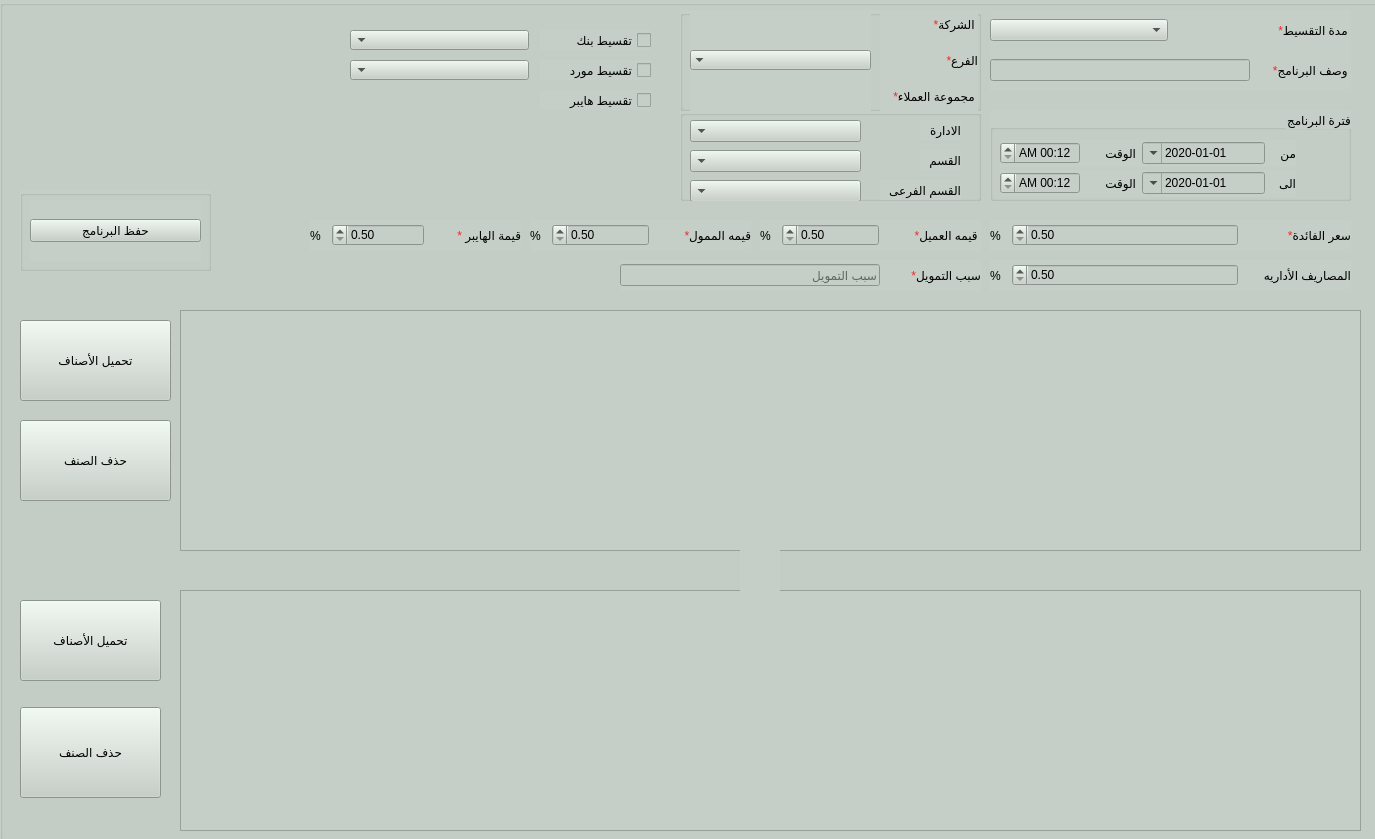
<?xml version="1.0" encoding="UTF-8"?>
<ui version="4.0">
 <class>QForm_prom_create</class>
 <widget class="QWidget" name="QForm_prom_create">
  <property name="geometry">
   <rect>
    <x>0</x>
    <y>0</y>
    <width>1375</width>
    <height>839</height>
   </rect>
  </property>
  <property name="minimumSize">
   <size>
    <width>1026</width>
    <height>559</height>
   </size>
  </property>
  <property name="maximumSize">
   <size>
    <width>16777215</width>
    <height>16777215</height>
   </size>
  </property>
  <property name="sizeIncrement">
   <size>
    <width>-13256</width>
    <height>0</height>
   </size>
  </property>
  <property name="baseSize">
   <size>
    <width>21165</width>
    <height>29893</height>
   </size>
  </property>
  <property name="windowTitle">
   <string>انشاء البرنامج</string>
  </property>
  <property name="toolTip">
   <string/>
  </property>
  <property name="layoutDirection">
   <enum>Qt::RightToLeft</enum>
  </property>
  <property name="autoFillBackground">
   <bool>true</bool>
  </property>
  <widget class="QGroupBox" name="groupBox">
   <property name="geometry">
    <rect>
     <x>0</x>
     <y>0</y>
     <width>1391</width>
     <height>841</height>
    </rect>
   </property>
   <property name="font">
    <font>
     <pointsize>10</pointsize>
     <weight>50</weight>
     <bold>false</bold>
    </font>
   </property>
   <property name="layoutDirection">
    <enum>Qt::LeftToRight</enum>
   </property>
   <property name="styleSheet">
    <string notr="true">
background-color: rgb(198, 207, 199);</string>
   </property>
   <property name="title">
    <string/>
   </property>
   <widget class="QGroupBox" name="groupBox_2">
    <property name="geometry">
     <rect>
      <x>990</x>
      <y>110</y>
      <width>361</width>
      <height>91</height>
     </rect>
    </property>
    <property name="layoutDirection">
     <enum>Qt::RightToLeft</enum>
    </property>
    <property name="title">
     <string>فترة البرنامج</string>
    </property>
    <widget class="QWidget" name="layoutWidget">
     <property name="geometry">
      <rect>
       <x>10</x>
       <y>30</y>
       <width>296</width>
       <height>27</height>
      </rect>
     </property>
     <layout class="QHBoxLayout" name="horizontalLayout">
      <item>
       <widget class="QLabel" name="label_9">
        <property name="maximumSize">
         <size>
          <width>25</width>
          <height>16777215</height>
         </size>
        </property>
        <property name="text">
         <string>من</string>
        </property>
       </widget>
      </item>
      <item>
       <widget class="QDateTimeEdit" name="Qdate_from">
        <property name="maximumSize">
         <size>
          <width>590</width>
          <height>16777215</height>
         </size>
        </property>
        <property name="layoutDirection">
         <enum>Qt::RightToLeft</enum>
        </property>
        <property name="maximumDateTime">
         <datetime>
          <hour>23</hour>
          <minute>59</minute>
          <second>59</second>
          <year>2050</year>
          <month>12</month>
          <day>31</day>
         </datetime>
        </property>
        <property name="minimumDateTime">
         <datetime>
          <hour>0</hour>
          <minute>0</minute>
          <second>0</second>
          <year>2020</year>
          <month>1</month>
          <day>1</day>
         </datetime>
        </property>
        <property name="displayFormat">
         <string notr="true">dd-MM-yyyy</string>
        </property>
        <property name="calendarPopup">
         <bool>true</bool>
        </property>
       </widget>
      </item>
      <item>
       <widget class="QLabel" name="label_2">
        <property name="maximumSize">
         <size>
          <width>50</width>
          <height>16777215</height>
         </size>
        </property>
        <property name="text">
         <string>الوقت</string>
        </property>
       </widget>
      </item>
      <item>
       <widget class="QDateTimeEdit" name="Qtime_from">
        <property name="maximumSize">
         <size>
          <width>80</width>
          <height>16777215</height>
         </size>
        </property>
        <property name="layoutDirection">
         <enum>Qt::RightToLeft</enum>
        </property>
        <property name="displayFormat">
         <string>h:mm AP</string>
        </property>
        <property name="calendarPopup">
         <bool>true</bool>
        </property>
       </widget>
      </item>
     </layout>
    </widget>
    <widget class="QLabel" name="label_10">
     <property name="geometry">
      <rect>
       <x>260</x>
       <y>60</y>
       <width>26</width>
       <height>19</height>
      </rect>
     </property>
     <property name="text">
      <string>الى</string>
     </property>
    </widget>
    <widget class="QWidget" name="layoutWidget_2">
     <property name="geometry">
      <rect>
       <x>10</x>
       <y>60</y>
       <width>296</width>
       <height>27</height>
      </rect>
     </property>
     <layout class="QHBoxLayout" name="horizontalLayout_2">
      <item>
       <widget class="QLabel" name="label_8">
        <property name="maximumSize">
         <size>
          <width>25</width>
          <height>16777215</height>
         </size>
        </property>
        <property name="text">
         <string>الى</string>
        </property>
       </widget>
      </item>
      <item>
       <widget class="QDateTimeEdit" name="Qdate_to">
        <property name="minimumDateTime">
         <datetime>
          <hour>0</hour>
          <minute>0</minute>
          <second>0</second>
          <year>2020</year>
          <month>1</month>
          <day>1</day>
         </datetime>
        </property>
        <property name="displayFormat">
         <string notr="true">dd-MM-yyyy</string>
        </property>
        <property name="calendarPopup">
         <bool>true</bool>
        </property>
       </widget>
      </item>
      <item>
       <widget class="QLabel" name="label_7">
        <property name="maximumSize">
         <size>
          <width>50</width>
          <height>16777215</height>
         </size>
        </property>
        <property name="text">
         <string>الوقت</string>
        </property>
       </widget>
      </item>
      <item>
       <widget class="QDateTimeEdit" name="Qtime_to">
        <property name="maximumSize">
         <size>
          <width>80</width>
          <height>16777215</height>
         </size>
        </property>
        <property name="displayFormat">
         <string>h:mm AP</string>
        </property>
        <property name="calendarPopup">
         <bool>false</bool>
        </property>
       </widget>
      </item>
     </layout>
    </widget>
   </widget>
   <widget class="QGroupBox" name="groupBox_8">
    <property name="geometry">
     <rect>
      <x>20</x>
      <y>190</y>
      <width>191</width>
      <height>81</height>
     </rect>
    </property>
    <property name="title">
     <string/>
    </property>
    <widget class="QWidget" name="layoutWidget_3">
     <property name="geometry">
      <rect>
       <x>10</x>
       <y>10</y>
       <width>171</width>
       <height>61</height>
      </rect>
     </property>
     <layout class="QVBoxLayout" name="verticalLayout">
      <item>
       <widget class="QPushButton" name="Qbtn_saveInstallment">
        <property name="text">
         <string>حفظ البرنامج</string>
        </property>
       </widget>
      </item>
     </layout>
    </widget>
   </widget>
   <widget class="QWidget" name="horizontalLayoutWidget">
    <property name="geometry">
     <rect>
      <x>990</x>
      <y>50</y>
      <width>361</width>
      <height>41</height>
     </rect>
    </property>
    <layout class="QHBoxLayout" name="horizontalLayout_3">
     <item>
      <widget class="QLineEdit" name="Qline_descInstallment">
       <property name="enabled">
        <bool>false</bool>
       </property>
       <property name="maximumSize">
        <size>
         <width>260</width>
         <height>16777215</height>
        </size>
       </property>
       <property name="layoutDirection">
        <enum>Qt::RightToLeft</enum>
       </property>
      </widget>
     </item>
     <item>
      <widget class="QLabel" name="label">
       <property name="maximumSize">
        <size>
         <width>9000</width>
         <height>167</height>
        </size>
       </property>
       <property name="layoutDirection">
        <enum>Qt::RightToLeft</enum>
       </property>
       <property name="text">
        <string>&lt;html&gt;&lt;head/&gt;&lt;body&gt;&lt;p align=&quot;right&quot;&gt;&lt;span style=&quot; color:#ef2929;&quot;&gt;*&lt;/span&gt;وصف البرنامج &lt;/p&gt;&lt;/body&gt;&lt;/html&gt;</string>
       </property>
       <property name="scaledContents">
        <bool>false</bool>
       </property>
       <property name="margin">
        <number>0</number>
       </property>
       <property name="indent">
        <number>-1</number>
       </property>
      </widget>
     </item>
    </layout>
   </widget>
   <widget class="QWidget" name="horizontalLayoutWidget_6">
    <property name="geometry">
     <rect>
      <x>530</x>
      <y>220</y>
      <width>221</width>
      <height>31</height>
     </rect>
    </property>
    <layout class="QHBoxLayout" name="horizontalLayout_9">
     <item>
      <widget class="QLabel" name="label_4">
       <property name="maximumSize">
        <size>
         <width>16</width>
         <height>16777215</height>
        </size>
       </property>
       <property name="layoutDirection">
        <enum>Qt::RightToLeft</enum>
       </property>
       <property name="text">
        <string>%</string>
       </property>
       <property name="scaledContents">
        <bool>false</bool>
       </property>
       <property name="margin">
        <number>0</number>
       </property>
       <property name="indent">
        <number>-1</number>
       </property>
      </widget>
     </item>
     <item>
      <widget class="QDoubleSpinBox" name="LE_desc_4">
       <property name="maximumSize">
        <size>
         <width>16777215</width>
         <height>16777215</height>
        </size>
       </property>
       <property name="layoutDirection">
        <enum>Qt::RightToLeft</enum>
       </property>
       <property name="styleSheet">
        <string notr="true"/>
       </property>
       <property name="minimum">
        <double>0.500000000000000</double>
       </property>
      </widget>
     </item>
     <item>
      <widget class="QLabel" name="label_14">
       <property name="maximumSize">
        <size>
         <width>107</width>
         <height>16777215</height>
        </size>
       </property>
       <property name="layoutDirection">
        <enum>Qt::RightToLeft</enum>
       </property>
       <property name="text">
        <string>&lt;html&gt;&lt;head/&gt;&lt;body&gt;&lt;p align=&quot;right&quot;&gt;&lt;span style=&quot; color:#ef2929;&quot;&gt;*&lt;/span&gt;قيمه الممول&lt;/p&gt;&lt;/body&gt;&lt;/html&gt;</string>
       </property>
       <property name="scaledContents">
        <bool>false</bool>
       </property>
       <property name="margin">
        <number>0</number>
       </property>
       <property name="indent">
        <number>-1</number>
       </property>
      </widget>
     </item>
    </layout>
   </widget>
   <widget class="QWidget" name="horizontalLayoutWidget_7">
    <property name="geometry">
     <rect>
      <x>310</x>
      <y>220</y>
      <width>211</width>
      <height>31</height>
     </rect>
    </property>
    <layout class="QHBoxLayout" name="horizontalLayout_10">
     <item>
      <widget class="QLabel" name="label_15">
       <property name="maximumSize">
        <size>
         <width>16</width>
         <height>16777215</height>
        </size>
       </property>
       <property name="layoutDirection">
        <enum>Qt::RightToLeft</enum>
       </property>
       <property name="text">
        <string>%</string>
       </property>
       <property name="scaledContents">
        <bool>false</bool>
       </property>
       <property name="margin">
        <number>0</number>
       </property>
       <property name="indent">
        <number>-1</number>
       </property>
      </widget>
     </item>
     <item>
      <widget class="QDoubleSpinBox" name="LE_desc_6">
       <property name="maximumSize">
        <size>
         <width>16777215</width>
         <height>16777215</height>
        </size>
       </property>
       <property name="layoutDirection">
        <enum>Qt::RightToLeft</enum>
       </property>
       <property name="styleSheet">
        <string notr="true"/>
       </property>
       <property name="minimum">
        <double>0.500000000000000</double>
       </property>
      </widget>
     </item>
     <item>
      <widget class="QLabel" name="label_16">
       <property name="maximumSize">
        <size>
         <width>107</width>
         <height>16777215</height>
        </size>
       </property>
       <property name="layoutDirection">
        <enum>Qt::RightToLeft</enum>
       </property>
       <property name="text">
        <string>&lt;html&gt;&lt;head/&gt;&lt;body&gt;&lt;p align=&quot;right&quot;&gt;&lt;span style=&quot; color:#ef2929;&quot;&gt;*&lt;/span&gt; قيمة الهايبر&lt;/p&gt;&lt;/body&gt;&lt;/html&gt;</string>
       </property>
       <property name="scaledContents">
        <bool>false</bool>
       </property>
       <property name="margin">
        <number>0</number>
       </property>
       <property name="indent">
        <number>-1</number>
       </property>
      </widget>
     </item>
    </layout>
   </widget>
   <widget class="QWidget" name="horizontalLayoutWidget_8">
    <property name="geometry">
     <rect>
      <x>990</x>
      <y>220</y>
      <width>361</width>
      <height>31</height>
     </rect>
    </property>
    <layout class="QHBoxLayout" name="horizontalLayout_11">
     <item>
      <widget class="QLabel" name="label_17">
       <property name="maximumSize">
        <size>
         <width>16</width>
         <height>16777215</height>
        </size>
       </property>
       <property name="layoutDirection">
        <enum>Qt::RightToLeft</enum>
       </property>
       <property name="text">
        <string>%</string>
       </property>
       <property name="scaledContents">
        <bool>false</bool>
       </property>
       <property name="margin">
        <number>0</number>
       </property>
       <property name="indent">
        <number>-1</number>
       </property>
      </widget>
     </item>
     <item>
      <widget class="QDoubleSpinBox" name="LE_desc_3">
       <property name="maximumSize">
        <size>
         <width>16777215</width>
         <height>16777215</height>
        </size>
       </property>
       <property name="layoutDirection">
        <enum>Qt::RightToLeft</enum>
       </property>
       <property name="styleSheet">
        <string notr="true"/>
       </property>
       <property name="minimum">
        <double>0.500000000000000</double>
       </property>
      </widget>
     </item>
     <item>
      <widget class="QLabel" name="label_18">
       <property name="maximumSize">
        <size>
         <width>107</width>
         <height>16777215</height>
        </size>
       </property>
       <property name="layoutDirection">
        <enum>Qt::RightToLeft</enum>
       </property>
       <property name="text">
        <string>&lt;html&gt;&lt;head/&gt;&lt;body&gt;&lt;p align=&quot;right&quot;&gt;&lt;span style=&quot; color:#ef2929;&quot;&gt;*&lt;/span&gt;سعر الفائدة&lt;/p&gt;&lt;/body&gt;&lt;/html&gt;</string>
       </property>
       <property name="scaledContents">
        <bool>false</bool>
       </property>
       <property name="margin">
        <number>0</number>
       </property>
       <property name="indent">
        <number>-1</number>
       </property>
      </widget>
     </item>
    </layout>
   </widget>
   <widget class="QWidget" name="horizontalLayoutWidget_9">
    <property name="geometry">
     <rect>
      <x>760</x>
      <y>220</y>
      <width>221</width>
      <height>31</height>
     </rect>
    </property>
    <layout class="QHBoxLayout" name="horizontalLayout_12">
     <item>
      <widget class="QLabel" name="label_19">
       <property name="maximumSize">
        <size>
         <width>16</width>
         <height>16777215</height>
        </size>
       </property>
       <property name="layoutDirection">
        <enum>Qt::RightToLeft</enum>
       </property>
       <property name="text">
        <string>%</string>
       </property>
       <property name="scaledContents">
        <bool>false</bool>
       </property>
       <property name="margin">
        <number>0</number>
       </property>
       <property name="indent">
        <number>-1</number>
       </property>
      </widget>
     </item>
     <item>
      <widget class="QDoubleSpinBox" name="LE_desc_5">
       <property name="maximumSize">
        <size>
         <width>16777215</width>
         <height>16777215</height>
        </size>
       </property>
       <property name="layoutDirection">
        <enum>Qt::RightToLeft</enum>
       </property>
       <property name="styleSheet">
        <string notr="true"/>
       </property>
       <property name="minimum">
        <double>0.500000000000000</double>
       </property>
      </widget>
     </item>
     <item>
      <widget class="QLabel" name="label_20">
       <property name="maximumSize">
        <size>
         <width>107</width>
         <height>16777215</height>
        </size>
       </property>
       <property name="layoutDirection">
        <enum>Qt::RightToLeft</enum>
       </property>
       <property name="text">
        <string>&lt;html&gt;&lt;head/&gt;&lt;body&gt;&lt;p align=&quot;right&quot;&gt;&lt;span style=&quot; color:#ef2929;&quot;&gt;*&lt;/span&gt;قيمه العميل &lt;/p&gt;&lt;/body&gt;&lt;/html&gt;
     </string>
       </property>
       <property name="scaledContents">
        <bool>false</bool>
       </property>
       <property name="margin">
        <number>0</number>
       </property>
       <property name="indent">
        <number>-1</number>
       </property>
      </widget>
     </item>
    </layout>
   </widget>
   <widget class="QWidget" name="horizontalLayoutWidget_11">
    <property name="geometry">
     <rect>
      <x>990</x>
      <y>10</y>
      <width>361</width>
      <height>41</height>
     </rect>
    </property>
    <layout class="QHBoxLayout" name="horizontalLayout_14">
     <item>
      <widget class="QComboBox" name="Qcombo_installmentType_2"/>
     </item>
     <item>
      <widget class="QLabel" name="label_22">
       <property name="text">
        <string>&lt;html&gt;&lt;head/&gt;&lt;body&gt;&lt;p align=&quot;right&quot;&gt;&lt;span style=&quot; color:#ef2929;&quot;&gt;*&lt;/span&gt;مدة التقسيط &lt;/p&gt;&lt;/body&gt;&lt;/html&gt;</string>
       </property>
      </widget>
     </item>
    </layout>
   </widget>
   <widget class="QGroupBox" name="groupBox_6">
    <property name="geometry">
     <rect>
      <x>680</x>
      <y>110</y>
      <width>301</width>
      <height>91</height>
     </rect>
    </property>
    <property name="title">
     <string/>
    </property>
    <widget class="QComboBox" name="Qcombo_department">
     <property name="geometry">
      <rect>
       <x>10</x>
       <y>10</y>
       <width>171</width>
       <height>22</height>
      </rect>
     </property>
     <property name="layoutDirection">
      <enum>Qt::RightToLeft</enum>
     </property>
    </widget>
    <widget class="QLabel" name="label_13">
     <property name="geometry">
      <rect>
       <x>240</x>
       <y>10</y>
       <width>41</width>
       <height>20</height>
      </rect>
     </property>
     <property name="text">
      <string>الادارة</string>
     </property>
    </widget>
    <widget class="QLabel" name="label_21">
     <property name="geometry">
      <rect>
       <x>240</x>
       <y>40</y>
       <width>41</width>
       <height>20</height>
      </rect>
     </property>
     <property name="text">
      <string>القسم</string>
     </property>
    </widget>
    <widget class="QComboBox" name="Qcombo_section">
     <property name="geometry">
      <rect>
       <x>10</x>
       <y>40</y>
       <width>171</width>
       <height>22</height>
      </rect>
     </property>
     <property name="layoutDirection">
      <enum>Qt::RightToLeft</enum>
     </property>
    </widget>
    <widget class="QComboBox" name="Qcombo_classification">
     <property name="geometry">
      <rect>
       <x>10</x>
       <y>70</y>
       <width>171</width>
       <height>22</height>
      </rect>
     </property>
     <property name="layoutDirection">
      <enum>Qt::RightToLeft</enum>
     </property>
    </widget>
    <widget class="QLabel" name="label_23">
     <property name="geometry">
      <rect>
       <x>200</x>
       <y>70</y>
       <width>81</width>
       <height>20</height>
      </rect>
     </property>
     <property name="text">
      <string>القسم الفرعى</string>
     </property>
    </widget>
   </widget>
   <widget class="QGroupBox" name="groupBox_4">
    <property name="geometry">
     <rect>
      <x>680</x>
      <y>10</y>
      <width>301</width>
      <height>101</height>
     </rect>
    </property>
    <property name="title">
     <string/>
    </property>
    <widget class="QWidget" name="layoutWidget_4">
     <property name="geometry">
      <rect>
       <x>10</x>
       <y>0</y>
       <width>181</width>
       <height>101</height>
      </rect>
     </property>
     <layout class="QVBoxLayout" name="verticalLayout_3">
      <item>
       <widget class="QComboBox" name="Qcombo_cust_group">
        <property name="layoutDirection">
         <enum>Qt::RightToLeft</enum>
        </property>
        <property name="frame">
         <bool>false</bool>
        </property>
       </widget>
      </item>
     </layout>
    </widget>
    <widget class="QWidget" name="layoutWidget_5">
     <property name="geometry">
      <rect>
       <x>200</x>
       <y>0</y>
       <width>98</width>
       <height>101</height>
      </rect>
     </property>
     <layout class="QVBoxLayout" name="verticalLayout_2">
      <property name="spacing">
       <number>7</number>
      </property>
      <item>
       <widget class="QLabel" name="label_5">
        <property name="layoutDirection">
         <enum>Qt::LeftToRight</enum>
        </property>
        <property name="text">
         <string>&lt;html&gt;&lt;head/&gt;&lt;body&gt;&lt;p align=&quot;right&quot;&gt;&lt;span style=&quot; color:#ef2929;&quot;&gt;*&lt;/span&gt;الشركة &lt;/p&gt;&lt;/body&gt;&lt;/html&gt;

</string>
        </property>
       </widget>
      </item>
      <item>
       <widget class="QLabel" name="label_11">
        <property name="text">
         <string>&lt;html&gt;&lt;head/&gt;&lt;body&gt;&lt;p align=&quot;right&quot;&gt;&lt;span style=&quot; color:#ef2929;&quot;&gt;*&lt;/span&gt;الفرع&lt;/p&gt;&lt;/body&gt;&lt;/html&gt;</string>
        </property>
       </widget>
      </item>
      <item>
       <widget class="QLabel" name="label_12">
        <property name="text">
         <string>&lt;html&gt;&lt;head/&gt;&lt;body&gt;&lt;p align=&quot;right&quot;&gt;&lt;span style=&quot; color:#ef2929;&quot;&gt;*&lt;/span&gt;مجموعة العملاء&lt;/p&gt;&lt;/body&gt;&lt;/html&gt;
</string>
        </property>
       </widget>
      </item>
     </layout>
    </widget>
   </widget>
   <widget class="QWidget" name="horizontalLayoutWidget_2">
    <property name="geometry">
     <rect>
      <x>990</x>
      <y>260</y>
      <width>361</width>
      <height>31</height>
     </rect>
    </property>
    <layout class="QHBoxLayout" name="horizontalLayout_4">
     <item>
      <widget class="QLabel" name="label_3">
       <property name="maximumSize">
        <size>
         <width>16</width>
         <height>16777215</height>
        </size>
       </property>
       <property name="layoutDirection">
        <enum>Qt::RightToLeft</enum>
       </property>
       <property name="text">
        <string>%</string>
       </property>
       <property name="scaledContents">
        <bool>false</bool>
       </property>
       <property name="margin">
        <number>0</number>
       </property>
       <property name="indent">
        <number>-1</number>
       </property>
      </widget>
     </item>
     <item>
      <widget class="QDoubleSpinBox" name="LE_desc_2">
       <property name="maximumSize">
        <size>
         <width>16777215</width>
         <height>16777215</height>
        </size>
       </property>
       <property name="layoutDirection">
        <enum>Qt::RightToLeft</enum>
       </property>
       <property name="styleSheet">
        <string notr="true"/>
       </property>
       <property name="minimum">
        <double>0.500000000000000</double>
       </property>
      </widget>
     </item>
     <item>
      <widget class="QLabel" name="label_6">
       <property name="maximumSize">
        <size>
         <width>107</width>
         <height>16777215</height>
        </size>
       </property>
       <property name="layoutDirection">
        <enum>Qt::RightToLeft</enum>
       </property>
       <property name="text">
        <string>المصاريف الأداريه</string>
       </property>
       <property name="scaledContents">
        <bool>false</bool>
       </property>
       <property name="margin">
        <number>0</number>
       </property>
       <property name="indent">
        <number>-1</number>
       </property>
      </widget>
     </item>
    </layout>
   </widget>
   <widget class="QWidget" name="gridLayoutWidget_4">
    <property name="geometry">
     <rect>
      <x>180</x>
      <y>310</y>
      <width>1181</width>
      <height>241</height>
     </rect>
    </property>
    <layout class="QGridLayout" name="gridLayout_7">
     <item row="0" column="0">
      <widget class="QTableWidget" name="Qtable_promotion">
       <property name="sizeAdjustPolicy">
        <enum>QAbstractScrollArea::AdjustToContents</enum>
       </property>
       <property name="alternatingRowColors">
        <bool>true</bool>
       </property>
       <property name="rowCount">
        <number>0</number>
       </property>
       <property name="columnCount">
        <number>0</number>
       </property>
      </widget>
     </item>
    </layout>
   </widget>
   <widget class="QWidget" name="gridLayoutWidget_5">
    <property name="geometry">
     <rect>
      <x>180</x>
      <y>590</y>
      <width>1181</width>
      <height>241</height>
     </rect>
    </property>
    <layout class="QGridLayout" name="gridLayout_8">
     <item row="0" column="0">
      <widget class="QTableWidget" name="Qtable_promotion_2">
       <property name="sizeAdjustPolicy">
        <enum>QAbstractScrollArea::AdjustToContents</enum>
       </property>
       <property name="alternatingRowColors">
        <bool>true</bool>
       </property>
       <property name="rowCount">
        <number>0</number>
       </property>
       <property name="columnCount">
        <number>0</number>
       </property>
      </widget>
     </item>
    </layout>
   </widget>
   <widget class="QPushButton" name="Qbtn_saveInstallment_4">
    <property name="geometry">
     <rect>
      <x>20</x>
      <y>420</y>
      <width>151</width>
      <height>81</height>
     </rect>
    </property>
    <property name="styleSheet">
     <string notr="true"/>
    </property>
    <property name="text">
     <string>حذف الصنف</string>
    </property>
    <property name="autoRepeat">
     <bool>false</bool>
    </property>
    <property name="default">
     <bool>false</bool>
    </property>
    <property name="flat">
     <bool>false</bool>
    </property>
   </widget>
   <widget class="QPushButton" name="Qbtn_saveInstallment_5">
    <property name="geometry">
     <rect>
      <x>20</x>
      <y>320</y>
      <width>151</width>
      <height>81</height>
     </rect>
    </property>
    <property name="styleSheet">
     <string notr="true"/>
    </property>
    <property name="text">
     <string>تحميل الأصناف</string>
    </property>
    <property name="autoRepeat">
     <bool>false</bool>
    </property>
    <property name="default">
     <bool>false</bool>
    </property>
    <property name="flat">
     <bool>false</bool>
    </property>
   </widget>
   <widget class="QPushButton" name="Qbtn_saveInstallment_7">
    <property name="geometry">
     <rect>
      <x>20</x>
      <y>600</y>
      <width>141</width>
      <height>81</height>
     </rect>
    </property>
    <property name="styleSheet">
     <string notr="true"/>
    </property>
    <property name="text">
     <string>تحميل الأصناف</string>
    </property>
    <property name="autoRepeat">
     <bool>false</bool>
    </property>
    <property name="default">
     <bool>false</bool>
    </property>
    <property name="flat">
     <bool>false</bool>
    </property>
   </widget>
   <widget class="QPushButton" name="Qbtn_exit_4">
    <property name="geometry">
     <rect>
      <x>20</x>
      <y>707</y>
      <width>141</width>
      <height>91</height>
     </rect>
    </property>
    <property name="text">
     <string>حذف الصنف</string>
    </property>
   </widget>
   <widget class="QCheckBox" name="checkBox_bank">
    <property name="geometry">
     <rect>
      <x>540</x>
      <y>30</y>
      <width>111</width>
      <height>20</height>
     </rect>
    </property>
    <property name="layoutDirection">
     <enum>Qt::RightToLeft</enum>
    </property>
    <property name="text">
     <string>تقسيط بنك</string>
    </property>
   </widget>
   <widget class="QCheckBox" name="checkBox_hyperone">
    <property name="geometry">
     <rect>
      <x>540</x>
      <y>90</y>
      <width>111</width>
      <height>20</height>
     </rect>
    </property>
    <property name="layoutDirection">
     <enum>Qt::RightToLeft</enum>
    </property>
    <property name="text">
     <string>تقسيط هايبر</string>
    </property>
   </widget>
   <widget class="QCheckBox" name="checkBox_vendor">
    <property name="geometry">
     <rect>
      <x>540</x>
      <y>60</y>
      <width>111</width>
      <height>20</height>
     </rect>
    </property>
    <property name="layoutDirection">
     <enum>Qt::RightToLeft</enum>
    </property>
    <property name="text">
     <string>تقسيط مورد</string>
    </property>
   </widget>
   <widget class="QComboBox" name="Qcombo_bank">
    <property name="geometry">
     <rect>
      <x>350</x>
      <y>30</y>
      <width>179</width>
      <height>20</height>
     </rect>
    </property>
    <property name="layoutDirection">
     <enum>Qt::RightToLeft</enum>
    </property>
   </widget>
   <widget class="QComboBox" name="Qcombo_vendor">
    <property name="geometry">
     <rect>
      <x>350</x>
      <y>60</y>
      <width>179</width>
      <height>20</height>
     </rect>
    </property>
    <property name="layoutDirection">
     <enum>Qt::RightToLeft</enum>
    </property>
   </widget>
   <widget class="QWidget" name="horizontalLayoutWidget_3">
    <property name="geometry">
     <rect>
      <x>620</x>
      <y>260</y>
      <width>361</width>
      <height>31</height>
     </rect>
    </property>
    <layout class="QHBoxLayout" name="horizontalLayout_5">
     <item>
      <widget class="QLineEdit" name="Qline_descInstallment_2">
       <property name="enabled">
        <bool>false</bool>
       </property>
       <property name="maximumSize">
        <size>
         <width>260</width>
         <height>16777215</height>
        </size>
       </property>
       <property name="layoutDirection">
        <enum>Qt::RightToLeft</enum>
       </property>
       <property name="frame">
        <bool>true</bool>
       </property>
       <property name="placeholderText">
        <string>سبب التمويل</string>
       </property>
       <property name="cursorMoveStyle">
        <enum>Qt::LogicalMoveStyle</enum>
       </property>
      </widget>
     </item>
     <item>
      <widget class="QLabel" name="label_24">
       <property name="maximumSize">
        <size>
         <width>9000</width>
         <height>167</height>
        </size>
       </property>
       <property name="layoutDirection">
        <enum>Qt::RightToLeft</enum>
       </property>
       <property name="text">
        <string>&lt;html&gt;&lt;head/&gt;&lt;body&gt;&lt;p align=&quot;right&quot;&gt;&lt;span style=&quot; color:#ef2929;&quot;&gt;*&lt;/span&gt;سبب التمويل&lt;/p&gt;&lt;/body&gt;&lt;/html&gt;</string>
       </property>
       <property name="scaledContents">
        <bool>false</bool>
       </property>
       <property name="margin">
        <number>0</number>
       </property>
       <property name="indent">
        <number>-1</number>
       </property>
      </widget>
     </item>
    </layout>
   </widget>
   <widget class="QLabel" name="QL_moveUpToAcceptedItems_3">
    <property name="geometry">
     <rect>
      <x>740</x>
      <y>550</y>
      <width>20</width>
      <height>41</height>
     </rect>
    </property>
    <property name="maximumSize">
     <size>
      <width>300</width>
      <height>120</height>
     </size>
    </property>
    <property name="text">
     <string/>
    </property>
    <property name="pixmap">
     <pixmap>arrow-up-thick (1).png</pixmap>
    </property>
    <property name="scaledContents">
     <bool>true</bool>
    </property>
   </widget>
   <widget class="QLabel" name="QL_moveDownToRejectedItems_3">
    <property name="geometry">
     <rect>
      <x>760</x>
      <y>550</y>
      <width>20</width>
      <height>41</height>
     </rect>
    </property>
    <property name="maximumSize">
     <size>
      <width>300</width>
      <height>120</height>
     </size>
    </property>
    <property name="text">
     <string/>
    </property>
    <property name="pixmap">
     <pixmap>arrow-down-thick (2).png</pixmap>
    </property>
    <property name="scaledContents">
     <bool>true</bool>
    </property>
   </widget>
  </widget>
 </widget>
 <resources/>
 <connections/>
</ui>
